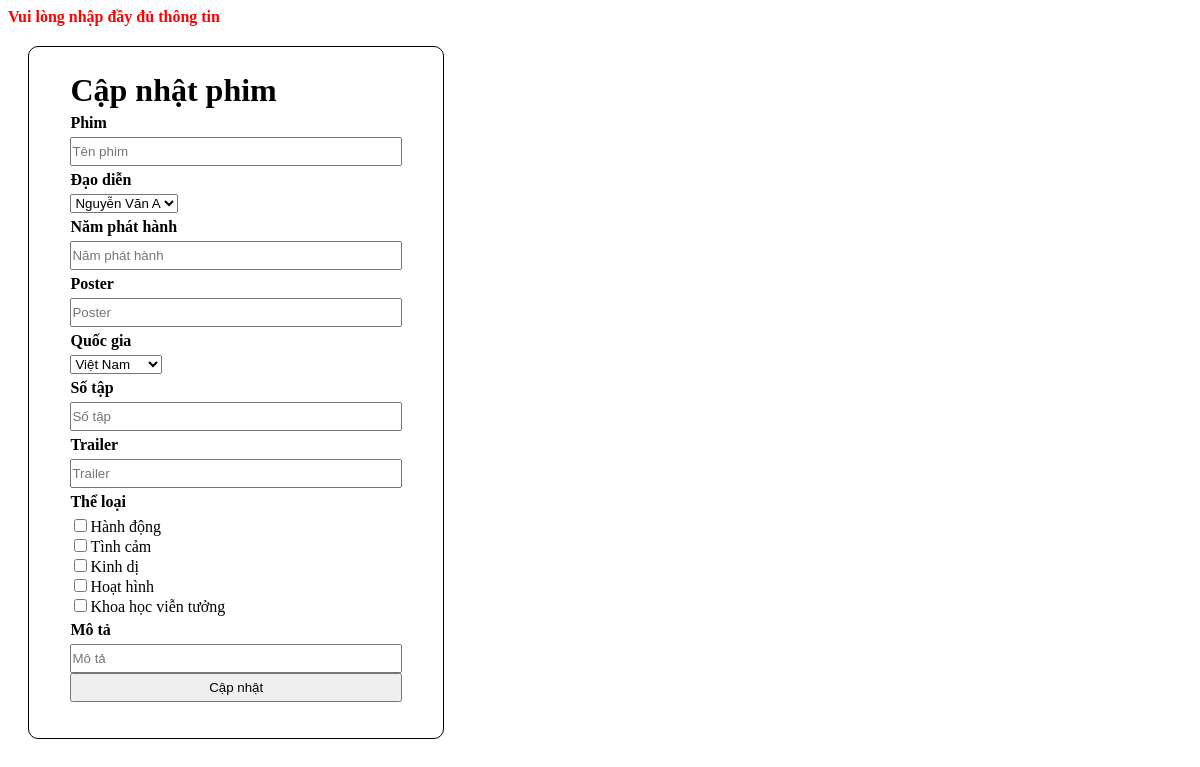
The page /PHP/capnhatphim.php on the database its author committed.
### tables this page shows
CREATE TABLE IF NOT EXISTS the_loai(
    id INT PRIMARY KEY AUTO_INCREMENT,
    ten_the_loai VARCHAR(50)
);

### PHP/capnhatphim.php (the view, shortened to what this page needs)
<?php
            include("connect.php");
            $id = $_GET['id'];
            if(!empty($_POST["ten-phim"])&&
                !empty($_POST["dao-dien"])&&
                !empty($_POST["nam-phat-hanh"])&&
                !empty($_POST["poster"])&&
                !empty($_POST["quoc-gia"])&&
                !empty($_POST["so-tap"])&&
                !empty($_POST["trailer"])&&
                !empty($_POST["the-loai"])&&
                !empty($_POST["mo-ta"])){
                    $tenPhim = $_POST["ten-phim"];
                    $idDaoDien = $_POST["dao-dien"];
                    $namPhatHanh = $_POST["nam-phat-hanh"];
                    $poster = $_POST["poster"];
                    $quocGia = $_POST["quoc-gia"];
                    $soTap = $_POST["so-tap"];
                    $trailer = $_POST["trailer"];
                    $theLoai = $_POST["the-loai"];
                    $moTa = $_POST["mo-ta"];
                    $sql = "UPDATE phim SET ten_phim = '$tenPhim',dao_dien_id = '$idDaoDien',nam_phat_hanh = '$namPhatHanh',poster = '$poster',quoc_gia_id = '$quocGia',so_tap = '$soTap',trailer = '$trailer',mo_ta = '$moTa' WHERE id = '$id'";
                    mysqli_query($conn, $sql);
                    $sql = "DELETE FROM phim_the_loai WHERE phim_id = '$id'";
                    mysqli_query($conn, $sql);
                    foreach($theLoai as $tl){
                        $sql = "INSERT INTO phim_the_loai(phim_id, the_loai_id) VALUES ('$id', '$tl')";
                        mysqli_query($conn, $sql);
                    }
                    mysqli_close($conn);
                    header("Location: index.php?page_layout=phim");
                    exit;
                }else{
                    echo '<p class="warning">Vui lòng nhập đầy đủ thông tin</p>';
                }
        ?>
<!DOCTYPE html>
<html lang="en">
<head>
</head>
<body>
    <?php
        include("connect.php");
        $id = $_GET['id'];
        $sql = "SELECT * FROM phim WHERE id = '$id'";
        $result = mysqli_query($conn,$sql);
        $phim = mysqli_fetch_assoc($result);
        $dsTheLoai = [];
    ?>
    <div class="container">
    <form action="index.php?page_layout=capnhatphim&id=<?php echo $id ?>" method="post">
        <h1>Cập nhật phim</h1>
        <div>
            <p>Phim</p>
            <input type="text" name="ten-phim" placeholder="Tên phim" value="<?php echo $phim['ten_phim']?>">
        </div>
        <div>
            <p>Đạo diễn</p>
            <select name="dao-dien">
                <?php
                    include("connect.php");
                    $sql = "SELECT nd.* FROM nguoi_dung nd Where vai_tro_id = 2";
                    $result = mysqli_query($conn, $sql);
                    while($daoDien = mysqli_fetch_array($result)){
                ?>
                    <option value="<?php echo $daoDien['id'] ?>"<?php if ($daoDien['id'] == $phim['dao_dien_id']) echo "selected" ?>><?php echo $daoDien['ho_ten'] ?></option>
                <?php } ?>
            </select>
        </div>
        <div>
            <p>Năm phát hành</p>
            <input type="text" name="nam-phat-hanh" placeholder="Năm phát hành" value="<?php echo $phim['nam_phat_hanh']?>">
        </div>
        <div>
            <p>Poster</p>
            <input type="text" name="poster" placeholder="Poster" value="<?php echo $phim['poster']?>">
        </div>
        <div>
            <p>Quốc gia</p>
            <select name="quoc-gia">
                <?php
                    $sql = "SELECT * FROM quoc_gia";
                    $result = mysqli_query($conn, $sql);
                    while($quocGia = mysqli_fetch_array($result)){
                ?>
                    <option value="<?php echo $quocGia['id'] ?>"<?php if ($quocGia['id'] == $phim['quoc_gia_id']) echo "selected" ?>><?php echo $quocGia['ten_quoc_gia'] ?></option>
                <?php } ?>
            </select>
        </div>
        <div>
            <p>Số tập</p>
            <input type="number" name="so-tap" placeholder="Số tập" value="<?php echo $phim['so_tap']?>">
        </div>
        <div>
            <p>Trailer</p>
            <input type="text" name="trailer" placeholder="Trailer" value="<?php echo $phim['trailer']?>">
        </div>
        <div>
            <p>Thể loại</p>
            <?php
                $sql = "SELECT * FROM the_loai";
                $result = mysqli_query($conn, $sql);
                while($theLoai = mysqli_fetch_array($result)){
            ?>
                <input style="width: fit-content;" type="checkbox" name="the-loai[]" value="<?php echo $theLoai['id']; ?>"<?php if (in_array($theLoai['id'], $dsTheLoai)) echo "checked" ?>><?php echo $theLoai['ten_the_loai']; ?><br>
            <?php } ?>
        </div>
        <div>
            <p>Mô tả</p>
            <input type="text" name="mo-ta" placeholder="Mô tả" value="<?php echo $phim['mo_ta']?>">
        </div>
        <div><input type="submit" value="Cập nhật"></div>
    </form>
                    </div>
</body>
</html>

### PHP/capnhatphim.php (style rules this page uses)
p { font-weight: bold; margin:5px 0; }
h1 { margin: 5px 0; }
.container { border: 1px solid black; border-radius: 10px; width: 35%; padding: 20px 0; display: flex; justify-content: center; margin-top: 20px; margin-left: 20px; }
form { width:80%; }
input { width:100%; padding: 5px 0; }
.warning { color: red; font-weight: bold; }

### rows shown on the page
the_loai: ten_the_loai "Hành động"
the_loai: ten_the_loai "Tình cảm"
the_loai: ten_the_loai "Kinh dị"
the_loai: ten_the_loai "Hoạt hình"
the_loai: ten_the_loai "Khoa học viễn tưởng"

### other values the page prints
form field dao-dien "Nguyễn Văn A"
form field quoc-gia "Việt Nam"
